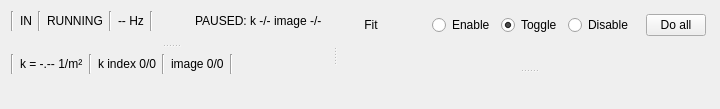
    <widget class="QWidget" name="widget_9" native="true">
     <property name="sizePolicy">
      <sizepolicy hsizetype="Expanding" vsizetype="Preferred">
       <horstretch>0</horstretch>
       <verstretch>0</verstretch>
      </sizepolicy>
     </property>
     <layout class="QHBoxLayout" name="horizontalLayout">
      <item>
       <widget class="QSplitter" name="hor_splitter">
        <property name="styleSheet">
         <string notr="true">QSplitter::handle {
	image:url(:/icons/hor_split_dots.png);
	width: 8px;
	height: 20px;
}</string>
        </property>
        <property name="orientation">
         <enum>Qt::Horizontal</enum>
        </property>
        <property name="handleWidth">
         <number>8</number>
        </property>
        <widget class="QWidget" name="widget_3" native="true">
         <property name="sizePolicy">
          <sizepolicy hsizetype="Expanding" vsizetype="Preferred">
           <horstretch>0</horstretch>
           <verstretch>0</verstretch>
          </sizepolicy>
         </property>
         <layout class="QVBoxLayout" name="verticalLayout_2">
          <property name="spacing">
           <number>6</number>
          </property>
          <property name="topMargin">
           <number>0</number>
          </property>
          <property name="bottomMargin">
           <number>0</number>
          </property>
          <item>
           <widget class="QSplitter" name="image_splitter">
            <property name="styleSheet">
             <string notr="true">QSplitter::handle {
	image:url(:/icons/vert_split_dots.png);
	width: 20px;
	height: 8px;
}</string>
            </property>
            <property name="orientation">
             <enum>Qt::Vertical</enum>
            </property>
            <property name="handleWidth">
             <number>5</number>
            </property>
            <widget class="QWidget" name="layoutWidget">
             <layout class="QVBoxLayout" name="verticalLayout_3">
              <property name="topMargin">
               <number>0</number>
              </property>
              <property name="rightMargin">
               <number>6</number>
              </property>
              <property name="bottomMargin">
               <number>6</number>
              </property>
              <item>
               <layout class="QHBoxLayout" name="horizontalLayout_2">
                <item>
                 <widget class="Line" name="line">
                  <property name="orientation">
                   <enum>Qt::Vertical</enum>
                  </property>
                 </widget>
                </item>
                <item>
                 <widget class="QLabel" name="screen_state_label">
                  <property name="text">
                   <string>IN</string>
                  </property>
                 </widget>
                </item>
                <item>
                 <widget class="Line" name="line_3">
                  <property name="orientation">
                   <enum>Qt::Vertical</enum>
                  </property>
                 </widget>
                </item>
                <item>
                 <widget class="QLabel" name="camera_state_label">
                  <property name="text">
                   <string>RUNNING</string>
                  </property>
                 </widget>
                </item>
                <item>
                 <widget class="Line" name="line_4">
                  <property name="orientation">
                   <enum>Qt::Vertical</enum>
                  </property>
                 </widget>
                </item>
                <item>
                 <widget class="QLabel" name="reprate_label">
                  <property name="text">
                   <string>-- Hz</string>
                  </property>
                 </widget>
                </item>
                <item>
                 <widget class="Line" name="line_5">
                  <property name="orientation">
                   <enum>Qt::Vertical</enum>
                  </property>
                 </widget>
                </item>
                <item>
                 <spacer name="horizontalSpacer">
                  <property name="orientation">
                   <enum>Qt::Horizontal</enum>
                  </property>
                  <property name="sizeHint" stdset="0">
                   <size>
                    <width>40</width>
                    <height>20</height>
                   </size>
                  </property>
                 </spacer>
                </item>
                <item>
                 <widget class="QLabel" name="scan_status_label">
                  <property name="font">
                   <font>
                    <family>MS Shell Dlg 2</family>
                   </font>
                  </property>
                  <property name="text">
                   <string>PAUSED: k -/- image -/- </string>
                  </property>
                 </widget>
                </item>
               </layout>
              </item>
              <item>
               <widget class="ImageView" name="camera_widget" native="true">
                <property name="sizePolicy">
                 <sizepolicy hsizetype="Expanding" vsizetype="Expanding">
                  <horstretch>0</horstretch>
                  <verstretch>0</verstretch>
                 </sizepolicy>
                </property>
               </widget>
              </item>
             </layout>
            </widget>
            <widget class="QWidget" name="widget_7" native="true">
             <property name="sizePolicy">
              <sizepolicy hsizetype="Expanding" vsizetype="Expanding">
               <horstretch>0</horstretch>
               <verstretch>0</verstretch>
              </sizepolicy>
             </property>
             <layout class="QVBoxLayout" name="verticalLayout_6">
              <property name="leftMargin">
               <number>0</number>
              </property>
              <property name="topMargin">
               <number>6</number>
              </property>
              <property name="rightMargin">
               <number>6</number>
              </property>
              <property name="bottomMargin">
               <number>0</number>
              </property>
              <item>
               <layout class="QHBoxLayout" name="horizontalLayout_11">
                <property name="topMargin">
                 <number>0</number>
                </property>
                <property name="rightMargin">
                 <number>0</number>
                </property>
                <item>
                 <widget class="Line" name="line_10">
                  <property name="orientation">
                   <enum>Qt::Vertical</enum>
                  </property>
                 </widget>
                </item>
                <item>
                 <widget class="QLabel" name="p_k_value_label">
                  <property name="font">
                   <font>
                    <family>Arial</family>
                   </font>
                  </property>
                  <property name="text">
                   <string>k = -.-- 1/m²</string>
                  </property>
                 </widget>
                </item>
                <item>
                 <widget class="Line" name="line_8">
                  <property name="orientation">
                   <enum>Qt::Vertical</enum>
                  </property>
                 </widget>
                </item>
                <item>
                 <widget class="QLabel" name="p_k_ind_label">
                  <property name="text">
                   <string>k index 0/0</string>
                  </property>
                 </widget>
                </item>
                <item>
                 <widget class="Line" name="line_9">
                  <property name="orientation">
                   <enum>Qt::Vertical</enum>
                  </property>
                 </widget>
                </item>
                <item>
                 <widget class="QLabel" name="p_image_label">
                  <property name="text">
                   <string>image 0/0</string>
                  </property>
                 </widget>
                </item>
                <item>
                 <widget class="Line" name="line_11">
                  <property name="orientation">
                   <enum>Qt::Vertical</enum>
                  </property>
                 </widget>
                </item>
                <item>
                 <spacer name="horizontalSpacer_9">
                  <property name="orientation">
                   <enum>Qt::Horizontal</enum>
                  </property>
                  <property name="sizeHint" stdset="0">
                   <size>
                    <width>40</width>
                    <height>20</height>
                   </size>
                  </property>
                 </spacer>
                </item>
               </layout>
              </item>
              <item>
               <widget class="ImageView" name="process_image_widget" native="true">
                <property name="sizePolicy">
                 <sizepolicy hsizetype="Expanding" vsizetype="Expanding">
                  <horstretch>0</horstretch>
                  <verstretch>0</verstretch>
                 </sizepolicy>
                </property>
                <layout class="QVBoxLayout" name="verticalLayout_7"/>
               </widget>
              </item>
             </layout>
            </widget>
           </widget>
          </item>
         </layout>
        </widget>
        <widget class="QWidget" name="widget_6" native="true">
         <property name="sizePolicy">
          <sizepolicy hsizetype="Expanding" vsizetype="Preferred">
           <horstretch>0</horstretch>
           <verstretch>0</verstretch>
          </sizepolicy>
         </property>
         <layout class="QVBoxLayout" name="verticalLayout_4">
          <property name="leftMargin">
           <number>9</number>
          </property>
          <property name="topMargin">
           <number>0</number>
          </property>
          <property name="rightMargin">
           <number>0</number>
          </property>
          <property name="bottomMargin">
           <number>0</number>
          </property>
          <item>
           <widget class="QWidget" name="widget_4" native="true">
            <layout class="QVBoxLayout" name="verticalLayout_5">
             <property name="spacing">
              <number>6</number>
             </property>
             <property name="leftMargin">
              <number>3</number>
             </property>
             <property name="topMargin">
              <number>3</number>
             </property>
             <property name="rightMargin">
              <number>3</number>
             </property>
             <property name="bottomMargin">
              <number>0</number>
             </property>
             <item>
              <layout class="QHBoxLayout" name="horizontalLayout_18">
               <property name="topMargin">
                <number>0</number>
               </property>
               <item>
                <widget class="QLabel" name="label_12">
                 <property name="font">
                  <font>
                   <family>Arial</family>
                  </font>
                 </property>
                 <property name="text">
                  <string>    Fit</string>
                 </property>
                </widget>
               </item>
               <item>
                <spacer name="horizontalSpacer_11">
                 <property name="orientation">
                  <enum>Qt::Horizontal</enum>
                 </property>
                 <property name="sizeHint" stdset="0">
                  <size>
                   <width>40</width>
                   <height>20</height>
                  </size>
                 </property>
                </spacer>
               </item>
               <item>
                <widget class="QWidget" name="widget_2" native="true">
                 <property name="minimumSize">
                  <size>
                   <width>20</width>
                   <height>0</height>
                  </size>
                 </property>
                 <layout class="QHBoxLayout" name="horizontalLayout_27">
                  <property name="topMargin">
                   <number>0</number>
                  </property>
                  <property name="bottomMargin">
                   <number>0</number>
                  </property>
                  <item>
                   <widget class="QRadioButton" name="enable_point_radioutton">
                    <property name="text">
                     <string>Enable</string>
                    </property>
                   </widget>
                  </item>
                  <item>
                   <widget class="QRadioButton" name="toggle_point_radiobutton">
                    <property name="text">
                     <string>Toggle</string>
                    </property>
                    <property name="checked">
                     <bool>true</bool>
                    </property>
                   </widget>
                  </item>
                  <item>
                   <widget class="QRadioButton" name="disable_point_radiobutton">
                    <property name="text">
                     <string>Disable</string>
                    </property>
                   </widget>
                  </item>
                 </layout>
                </widget>
               </item>
               <item>
                <widget class="QPushButton" name="p_enable_all_button">
                 <property name="maximumSize">
                  <size>
                   <width>60</width>
                   <height>16777215</height>
                  </size>
                 </property>
                 <property name="font">
                  <font>
                   <family>Arial</family>
                  </font>
                 </property>
                 <property name="text">
                  <string>Do all</string>
                 </property>
                </widget>
               </item>
              </layout>
             </item>
             <item>
              <widget class="QWidget" name="widget_5" native="true">
               <layout class="QVBoxLayout" name="verticalLayout_8">
                <property name="leftMargin">
                 <number>0</number>
                </property>
                <property name="topMargin">
                 <number>0</number>
                </property>
                <property name="rightMargin">
                 <number>0</number>
                </property>
                <property name="bottomMargin">
                 <number>0</number>
                </property>
                <item>
                 <widget class="QSplitter" name="analysis_plots_splitter">
                  <property name="sizePolicy">
                   <sizepolicy hsizetype="Preferred" vsizetype="Expanding">
                    <horstretch>0</horstretch>
                    <verstretch>0</verstretch>
                   </sizepolicy>
                  </property>
                  <property name="styleSheet">
                   <string notr="true">QSplitter::handle {
	image:url(:/icons/vert_split_dots.png);
	width: 20px;
	height: 10px;
}</string>
                  </property>
                  <property name="orientation">
                   <enum>Qt::Vertical</enum>
                  </property>
                  <property name="handleWidth">
                   <number>5</number>
                  </property>
                  <widget class="QWidget" name="charge_widget_2" native="true">
                   <property name="sizePolicy">
                    <sizepolicy hsizetype="Expanding" vsizetype="Preferred">
                     <horstretch>0</horstretch>
                     <verstretch>0</verstretch>
                    </sizepolicy>
                   </property>
                   <layout class="QVBoxLayout" name="verticalLayout_11">
                    <property name="spacing">
                     <number>0</number>
                    </property>
                    <property name="leftMargin">
                     <number>0</number>
                    </property>
                    <property name="topMargin">
                     <number>0</number>
                    </property>
                    <property name="rightMargin">
                     <number>0</number>
                    </property>
                    <property name="bottomMargin">
                     <number>6</number>
                    </property>
                    <item>
                     <widget class="QTangoStripTool" name="fit_widget" native="true">
                      <property name="sizePolicy">
                       <sizepolicy hsizetype="Expanding" vsizetype="Expanding">
                        <horstretch>0</horstretch>
                        <verstretch>0</verstretch>
                       </sizepolicy>
                      </property>
                     </widget>
                    </item>
                   </layout>
                  </widget>
                  <widget class="QWidget" name="widget_8" native="true">
                   <property name="sizePolicy">
                    <sizepolicy hsizetype="Expanding" vsizetype="Preferred">
                     <horstretch>0</horstretch>
                     <verstretch>0</verstretch>
                    </sizepolicy>
                   </property>
                   <layout class="QVBoxLayout" name="verticalLayout_12">
                    <property name="spacing">
                     <number>0</number>
                    </property>
                    <property name="leftMargin">
                     <number>0</number>
                    </property>
                    <property name="topMargin">
                     <number>6</number>
                    </property>
                    <property name="rightMargin">
                     <number>0</number>
                    </property>
                    <property name="bottomMargin">
                     <number>0</number>
                    </property>
                    <item>
                     <widget class="QTangoStripTool" name="charge_widget" native="true">
                      <property name="sizePolicy">
                       <sizepolicy hsizetype="Expanding" vsizetype="Expanding">
                        <horstretch>0</horstretch>
                        <verstretch>0</verstretch>
                       </sizepolicy>
                      </property>
                     </widget>
                    </item>
                   </layout>
                  </widget>
                 </widget>
                </item>
               </layout>
              </widget>
             </item>
            </layout>
           </widget>
          </item>
         </layout>
        </widget>
       </widget>
      </item>
     </layout>
    </widget>
